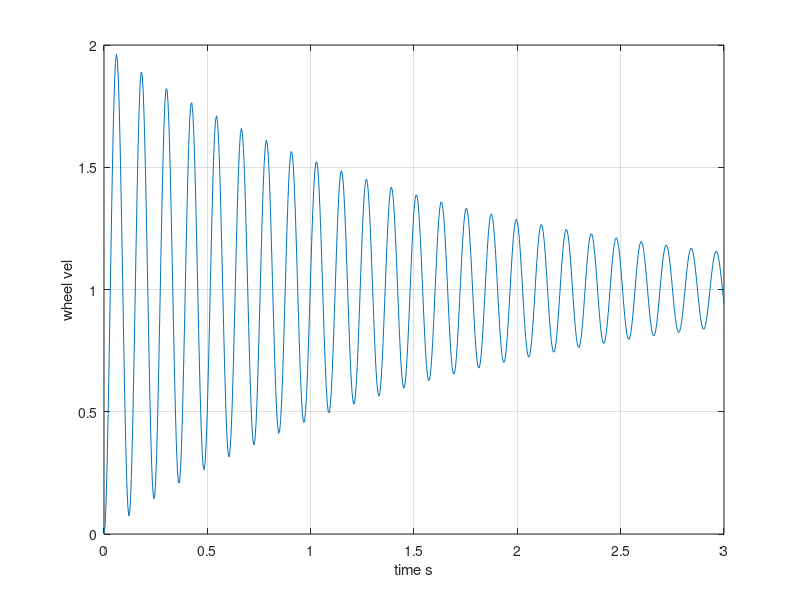

Reproduce this figure in MATLAB.
ng1 = [1]; dg1 = [1 10]; sysg1 = tf(ng1, dg1);
ng2 = [1]; dg2 = [1 1]; sysg2 = tf(ng2, dg2);
ng3 = [1 0 1]; dg3 = [1 4 4]; sysg3 = tf(ng3, dg3);
ng4 = [1 1]; dg4 = [1 6]; sysg4 = tf(ng4, dg4);
nh1 = [1 1]; dh1 = [1 2]; sysh1 = tf(nh1, dh1);
nh2 = [2]; dh2 = [1]; sysh2 = tf(nh2, dh2);
nh3 = [1]; dh3 = [1]; sysh3 = tf(nh3, dh3);
sys1 = sysh2/sysg4;
sys2 = series(sysg3, sysg4);
sys3 = feedback(sys2, sysh1, +1);
sys4 = series(sysg2, sys3);
sys5 = feedback(sys4, sys1);
sys6 = series(sysg1, sys5);
sys = feedback(sys6, sysh3);

num = [1 4 6 6 5 21]; den = [12 205 1066 2517 3128 2196 712];
sys11 = tf(num, den);
sys10 = minreal(sys11);


num1 = [10]; den1= [1 1]; sys1 = tf(num1, den1);
num2 = [1]; den2 = [2 0 5]; sys2 = tf(num2, den2);
num3 = [540]; den3 = [1]; sys3 = tf(num3, den3);
num4 = [0 1]; den4 = [1]; sys4 = tf(num4, den4);
sys5 = series(sys1, sys2);
sys6 = series(sys5, sys4);
sys7 = series(sys3, sys6);
sys = feedback(sys7, [1]);

num = [5400]; den = [2 2.5 5402];
sys = tf(num, den);
t = [0:0.005:3];
[y, t] = step(sys, t);
plot(t, y), grid
xlabel('time s');
ylabel('wheel vel');